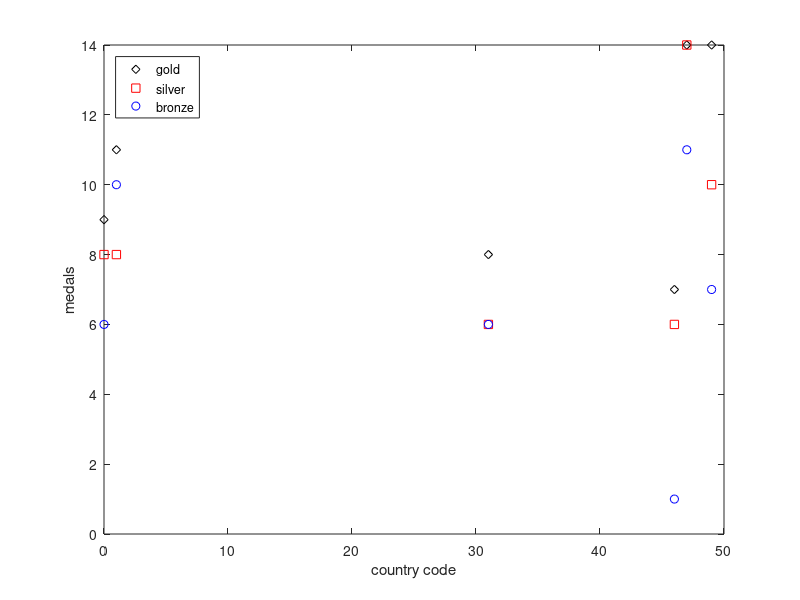

MATLAB code for this plot:
% Name: Andrew Pang
% Date: 22 MAR 2019
% Task 3 : Winter Olympics
clear all; close all; clc;
%create row vector for values of country codes and their respective medals
result = [ 1 11 8 10 ; 47 14 14 11 ; 0 9 8 6; 46 7 6 1; 49 14 10 7 ; 31 8 6 6];

%plots no of gold , silver and bronze medals against country code 
cc = result(:,1);
gold = result(:,2);
silv = result(:,3);
bron = result(:,4);
plot(cc,gold,'kd',cc,silv,'rs',cc,bron,'bo');

%labels the axes and adds a legend
xlabel('country code');
ylabel('medals');
legend('gold','silver','bronze','Location','northwest');


%sums all the matrices containing no of medals into one matrix
tota = gold + silv + bron;

%append total to the 5th column
result = [ result tota ]

%finds the value of the largest no. of medals and its position
[max_medals, max_pos] = max(tota)

%Output max no. of medals and its corresponding country code
max_country = cc(max_pos)
